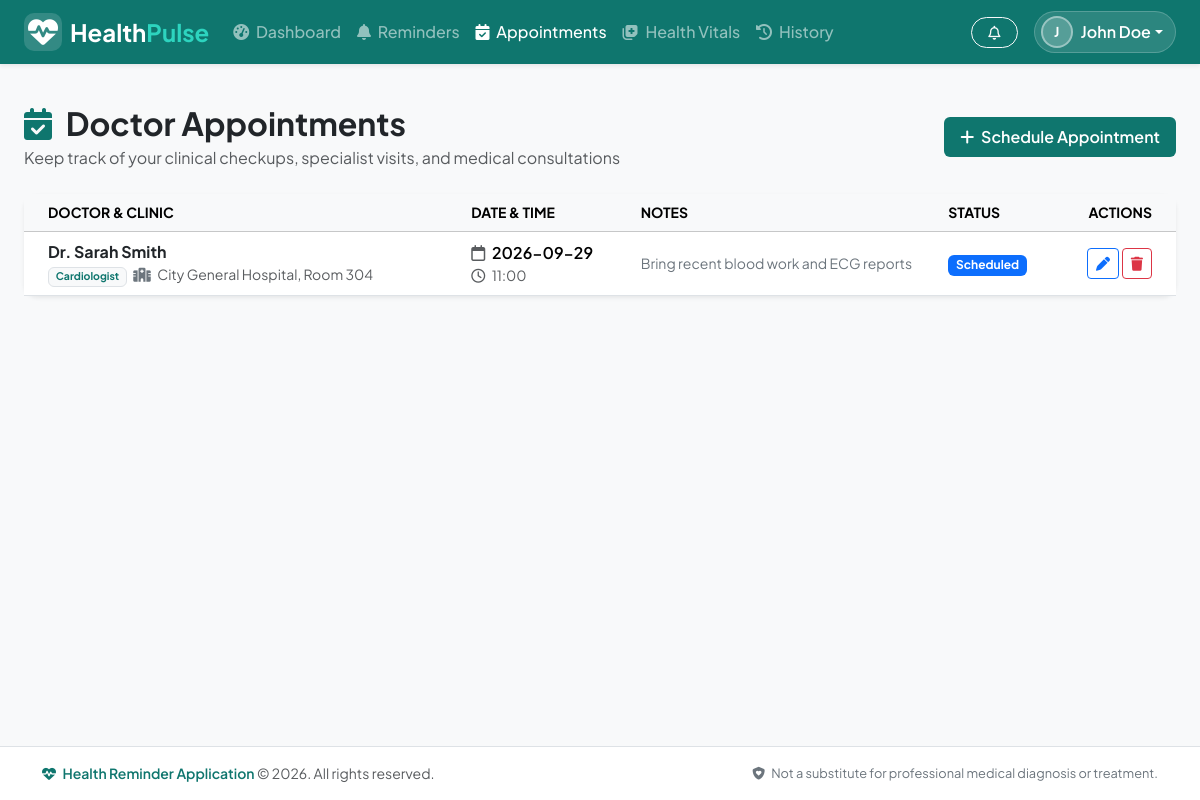
The page /appointments/ (signed in) on the database its author committed.
### tables this page shows
CREATE TABLE appointments (
                appointment_id INTEGER PRIMARY KEY AUTOINCREMENT,
                user_id INTEGER NOT NULL,
                doctor_name TEXT NOT NULL,
                specialization TEXT,
                hospital TEXT,
                date TEXT NOT NULL,
                time TEXT NOT NULL,
                notes TEXT,
                status TEXT NOT NULL DEFAULT 'Scheduled',
                created_at TIMESTAMP DEFAULT CURRENT_TIMESTAMP,
                FOREIGN KEY (user_id) REFERENCES users(user_id) ON DELETE CASCADE
            );

### routes/appointments.py (the view)
@appointments_bp.route('/')
@login_required
def index():
    user_id = session['user_id']
    appointments = AppointmentModel.list_by_user(user_id)
    return render_template(
        'appointments/index.html',
        appointments=appointments,
        today_str=date.today().isoformat()
    )

### database.py (called while the page is built)
def get_db():
    if 'db' not in g:
        db_path = current_app.config['DATABASE']
        g.db = sqlite3.connect(db_path)
        g.db.row_factory = sqlite3.Row
        g.db.execute("PRAGMA foreign_keys = ON")
    return g.db

### models.py (called while the page is built)
    @staticmethod
    def list_by_user(user_id):
        db = get_db()
        return db.execute('''
            SELECT * FROM appointments WHERE user_id = ? ORDER BY date ASC, time ASC
        ''', (user_id,)).fetchall()

### routes/auth.py (called while the page is built)
def login_required(f):
    @wraps(f)
    def decorated_function(*args, **kwargs):
        if 'user_id' not in session:
            flash('Please log in to access this page.', 'warning')
            return redirect(url_for('auth.login', next=request.url))
        return f(*args, **kwargs)
    return decorated_function

### templates/appointments/index.html (shortened to what this page needs)
{% extends "base.html" %}
{% block content %}
<div class="container-fluid px-lg-4 py-4">
    <div class="d-flex flex-column flex-md-row justify-content-between align-items-md-center mb-4">
        <div>
            <h2 class="fw-bold mb-1 text-dark">
                <i class="fa-solid fa-calendar-check me-2 text-teal"></i> Doctor Appointments
            </h2>
            <p class="text-muted mb-0">Keep track of your clinical checkups, specialist visits, and medical consultations</p>
        </div>
        <div class="mt-3 mt-md-0">
            <button class="btn btn-teal px-3 py-2 fw-semibold" data-bs-toggle="modal" data-bs-target="#newAppointmentModal">
                <i class="fa-solid fa-plus me-1"></i> Schedule Appointment
            </button>
        </div>
    </div>
    <div class="card shadow-sm border-0 bg-white">
        <div class="card-body p-0">
            {% if appointments %}
            <div class="table-responsive">
                <table class="table table-hover align-middle mb-0">
                    <thead class="table-light text-muted small text-uppercase">
                        <tr>
                            <th class="ps-4">Doctor & Clinic</th>
                            <th>Date & Time</th>
                            <th>Notes</th>
                            <th>Status</th>
                            <th class="text-end pe-4">Actions</th>
                        </tr>
                    </thead>
                    <tbody>
                        {% for apt in appointments %}
                        <tr>
                            <td class="ps-4">
                                <div class="fw-bold text-dark fs-6">{{ apt.doctor_name }}</div>
                                <div class="text-muted small">
                                    {% if apt.specialization %}<span class="badge bg-light text-teal border">{{ apt.specialization }}</span>{% endif %}
                                    {% if apt.hospital %}<i class="fa-solid fa-hospital ms-1 me-1 text-secondary"></i> {{ apt.hospital }}{% endif %}
                                </div>
                            </td>
                            <td>
                                <div class="fw-semibold"><i class="fa-regular fa-calendar me-1 text-muted"></i> {{ apt.date }}</div>
                                <div class="small text-muted"><i class="fa-regular fa-clock me-1 text-muted"></i> {{ apt.time }}</div>
                            </td>
                            <td class="text-secondary small" style="max-width: 250px;">
                                {{ apt.notes or 'No additional notes' }}
                            </td>
                            <td>
                                <span class="badge {% if apt.status == 'Scheduled' %}bg-primary{% elif apt.status == 'Attended' %}bg-success{% else %}bg-secondary{% endif %}">
                                    {{ apt.status }}
                                </span>
                            </td>
                            <td class="text-end pe-4">
                                <button class="btn btn-sm btn-outline-primary px-2 py-1" data-bs-toggle="modal" data-bs-target="#editModal{{ apt.appointment_id }}" title="Edit">
                                    <i class="fa-solid fa-pen"></i>
                                </button>
                                <form action="{{ url_for('appointments.delete', appointment_id=apt.appointment_id) }}" method="POST" class="d-inline">
                                    <button type="submit" class="btn btn-sm btn-outline-danger px-2 py-1 btn-confirm-delete" title="Delete">
                                        <i class="fa-solid fa-trash"></i>
                                    </button>
                                </form>
                            </td>
                        </tr>
                        {% endfor %}
                    </tbody>
                </table>
            </div>
            {% endif %}
        </div>
    </div>
</div>
{% endblock %}

### static/css/style.css (style rules this page uses)
:root { --primary-teal: #0f766e; --primary-teal-dark: #115e59; --primary-teal-light: #14b8a6; --accent-mint: #2dd4bf; --bg-light: #f8fafc; --card-bg: #ffffff; --text-dark: #0f172a; --text-muted: #64748b; --border-color: #e2e8f0; }
body { font-family: 'Plus Jakarta Sans', -apple-system, BlinkMacSystemFont, "Segoe UI", Roboto, sans-serif; color: var(--text-dark); background-color: var(--bg-light); }
.text-teal { color: var(--primary-teal) !important; }
.btn-teal { background-color: var(--primary-teal); color: #ffffff; border: none; transition: all 0.2s ease-in-out; }
.card { border-radius: 14px; border: 1px solid var(--border-color); box-shadow: 0 2px 6px rgba(0, 0, 0, 0.03); transition: transform 0.2s ease, box-shadow 0.2s ease; }

### rows shown on the page
appointments: doctor_name "Dr. Sarah Smith", specialization "Cardiologist", hospital "City General Hospital, Room 304", date "2026-09-29", time "11:00", notes "Bring recent blood work and ECG reports", status "Scheduled"

### other values the page prints
{{ current_user_name[:1] | upper }} "J"
{{ current_user_name }} "John Doe"
